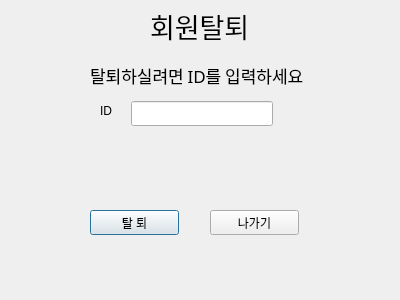
<?xml version="1.0" encoding="UTF-8"?>
<ui version="4.0">
 <class>withdraw</class>
 <widget class="QDialog" name="withdraw">
  <property name="geometry">
   <rect>
    <x>0</x>
    <y>0</y>
    <width>400</width>
    <height>300</height>
   </rect>
  </property>
  <property name="windowTitle">
   <string>Dialog</string>
  </property>
  <widget class="QLabel" name="label">
   <property name="geometry">
    <rect>
     <x>150</x>
     <y>10</y>
     <width>171</width>
     <height>31</height>
    </rect>
   </property>
   <property name="font">
    <font>
     <pointsize>20</pointsize>
    </font>
   </property>
   <property name="text">
    <string>회원탈퇴</string>
   </property>
  </widget>
  <widget class="QLineEdit" name="id_input">
   <property name="geometry">
    <rect>
     <x>131</x>
     <y>101</y>
     <width>142</width>
     <height>25</height>
    </rect>
   </property>
  </widget>
  <widget class="QLabel" name="ID_label">
   <property name="geometry">
    <rect>
     <x>100</x>
     <y>100</y>
     <width>31</width>
     <height>21</height>
    </rect>
   </property>
   <property name="text">
    <string>ID</string>
   </property>
  </widget>
  <widget class="QPushButton" name="withdraw_btn">
   <property name="geometry">
    <rect>
     <x>90</x>
     <y>210</y>
     <width>89</width>
     <height>25</height>
    </rect>
   </property>
   <property name="text">
    <string>탈 퇴</string>
   </property>
  </widget>
  <widget class="QPushButton" name="out_btn">
   <property name="geometry">
    <rect>
     <x>210</x>
     <y>210</y>
     <width>89</width>
     <height>25</height>
    </rect>
   </property>
   <property name="text">
    <string>나가기</string>
   </property>
  </widget>
  <widget class="QLabel" name="label_2">
   <property name="geometry">
    <rect>
     <x>90</x>
     <y>60</y>
     <width>251</width>
     <height>31</height>
    </rect>
   </property>
   <property name="font">
    <font>
     <family>aakar</family>
     <pointsize>13</pointsize>
    </font>
   </property>
   <property name="text">
    <string>탈퇴하실려면 ID를 입력하세요</string>
   </property>
  </widget>
 </widget>
 <resources/>
 <connections/>
</ui>
